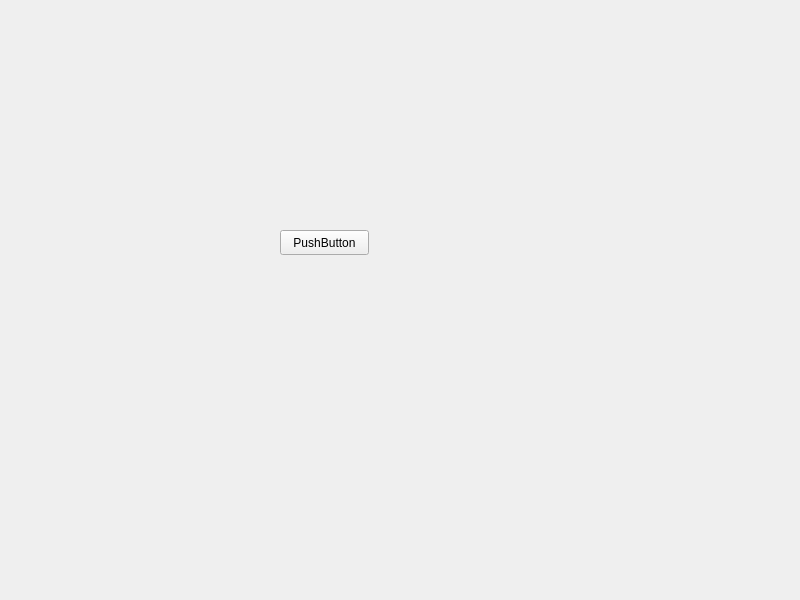
<?xml version="1.0" encoding="UTF-8"?>
<ui version="4.0">
 <class>Widget</class>
 <widget class="QWidget" name="Widget">
  <property name="geometry">
   <rect>
    <x>0</x>
    <y>0</y>
    <width>800</width>
    <height>600</height>
   </rect>
  </property>
  <property name="windowTitle">
   <string>Widget</string>
  </property>
  <widget class="QPushButton" name="pushButton">
   <property name="geometry">
    <rect>
     <x>280</x>
     <y>230</y>
     <width>89</width>
     <height>25</height>
    </rect>
   </property>
   <property name="text">
    <string>PushButton</string>
   </property>
  </widget>
 </widget>
 <resources/>
 <connections/>
</ui>
